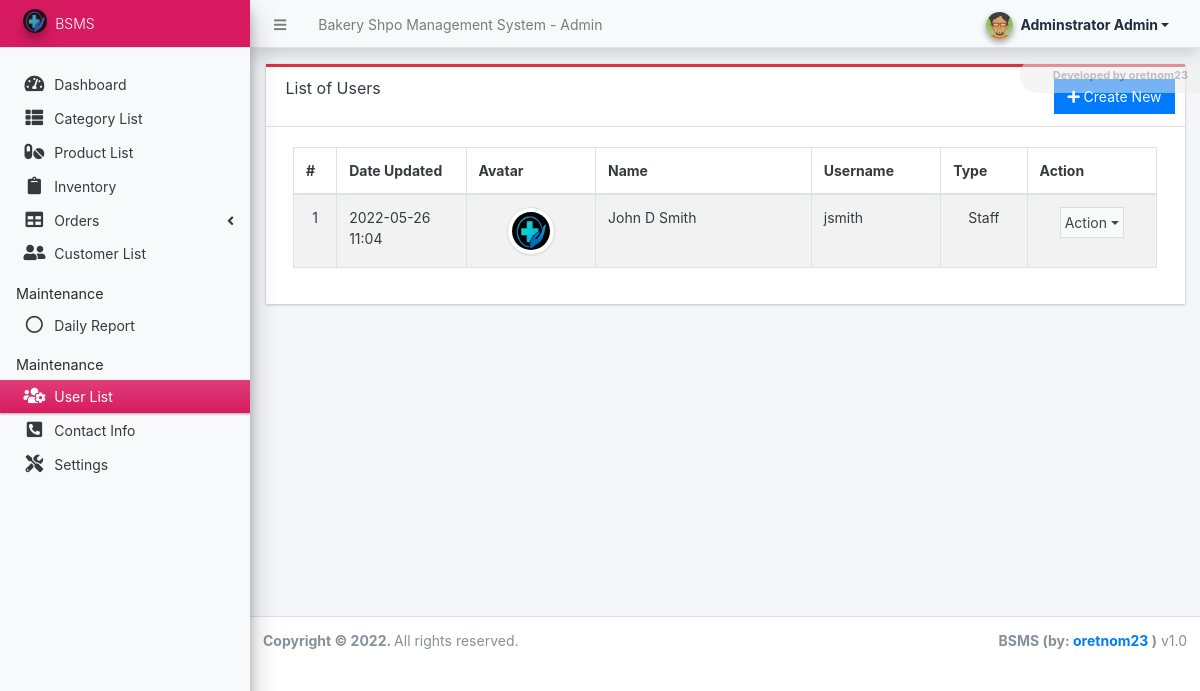
Page /admin/?page=user/list (signed in) on the committed database.
### tables this page shows
CREATE TABLE `users` (
  `id` int(50) NOT NULL,
  `firstname` varchar(250) NOT NULL,
  `middlename` text DEFAULT NULL,
  `lastname` varchar(250) NOT NULL,
  `username` text NOT NULL,
  `password` text NOT NULL,
  `avatar` text DEFAULT NULL,
  `last_login` datetime DEFAULT NULL,
  `type` tinyint(1) NOT NULL DEFAULT 0,
  `date_added` datetime NOT NULL DEFAULT current_timestamp(),
  `date_updated` datetime DEFAULT current_timestamp() ON UPDATE current_timestamp()
);

### classes/DBConnection.php (called while the page is built, shortened)
<?php
class DBConnection{
    private $host = DB_SERVER;
    private $username = DB_USERNAME;
    private $password = DB_PASSWORD;
    private $database = DB_NAME;
    public $conn;
    public function __construct(){
        if (!isset($this->conn)) {
            $this->conn = new mysqli($this->host, $this->username, $this->password, $this->database);
        }
    }
}
?>

### classes/SystemSettings.php (called while the page is built, shortened)
<?php
class SystemSettings extends DBConnection{
	function userdata($field = ''){
		if(!empty($field)){
			if(isset($_SESSION['userdata'][$field]))
				return $_SESSION['userdata'][$field];
			else
				return null;
		}else{
			return false;
		}
	}
	function info($field=''){
		if(!empty($field)){
			if(isset($_SESSION['system_info'][$field]))
				return $_SESSION['system_info'][$field];
			else
				return false;
		}else{
			return false;
		}
	}
}
$_settings = new SystemSettings();
?>

### config.php (called while the page is built, shortened)
<?php
require_once('classes/DBConnection.php');
require_once('classes/SystemSettings.php');
function validate_image($file){
    global $_settings;
	if(!empty($file)){
        $ex = explode("?",$file);
        $file = $ex[0];
        $ts = isset($ex[1]) ? "?".$ex[1] : '';
		if(is_file(base_app.$file)){
			return base_url.$file.$ts;
		}else{
			return base_url.($_settings->info('logo'));
		}
	}else{
		return base_url.($_settings->info('logo'));
	}
}
?>

### admin/user/list.php (the view, shortened to what this page needs)
<div class="card card-outline rounded-0 card-danger">
	<div class="card-header">
		<h3 class="card-title">List of Users</h3>
		<div class="card-tools">
			<a href="./?page=user/manage_user" id="create_new" class="btn btn-flat btn-primary"><span class="fas fa-plus"></span>  Create New</a>
		</div>
	</div>
	<div class="card-body">
        <div class="container-fluid">
			<table class="table table-hover table-striped table-bordered" id="list">
				<colgroup>
					<col width="5%">
					<col width="15%">
					<col width="15%">
					<col width="25%">
					<col width="15%">
					<col width="10%">
					<col width="15%">
				</colgroup>
				<thead>
					<tr>
						<th>#</th>
						<th>Date Updated</th>
						<th>Avatar</th>
						<th>Name</th>
						<th>Username</th>
						<th>Type</th>
						<th>Action</th>
					</tr>
				</thead>
				<tbody>
					<?php
					$i = 1;
						$qry = $conn->query("SELECT *, concat(firstname,' ', coalesce(concat(middlename,' '), '') , lastname) as `name` from `users` where id != '{$_settings->userdata('id')}' order by concat(firstname,' ', lastname) asc ");
						while($row = $qry->fetch_assoc()):
					?>
						<tr>
							<td class="text-center"><?php echo $i++; ?></td>
							<td><?php echo date("Y-m-d H:i",strtotime($row['date_updated'])) ?></td>
							<td class="text-center">
                                <img src="<?= validate_image($row['avatar']) ?>" alt="" class="img-thumbnail rounded-circle user-avatar">
                            </td>
							<td><?php echo $row['name'] ?></td>
							<td><?php echo $row['username'] ?></td>
							<td class="text-center">
                                <?php if($row['type'] == 1): ?>
                                    Administrator
                                <?php elseif($row['type'] == 2): ?>
                                    Staff
                                <?php else: ?>
									N/A
                                <?php endif; ?>
                            </td>
							<td align="center">
								 <button type="button" class="btn btn-flat p-1 btn-default btn-sm dropdown-toggle dropdown-icon" data-toggle="dropdown">
				                  		Action
				                  </button>
							</td>
						</tr>
					<?php endwhile; ?>
				</tbody>
			</table>
		</div>
	</div>
</div>

### admin/user/list.php (style rules this page uses)
.user-avatar { width:3rem; height:3rem; object-fit:scale-down; object-position:center center; }

### rows in the picture
users: date_updated "2022-05-26 11:04", name "John D Smith", username "jsmith", type "Staff"

### other values in the picture
$_settings->info('name') "Bakery Shpo Management System"
$_settings->userdata('firstname').' '.$_settings->userdata('lastname') "Adminstrator Admin"
$_settings->info('short_name') "BSMS"
